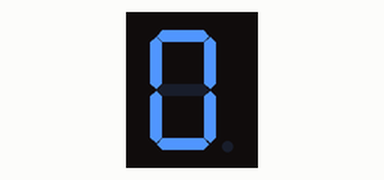
A sketch run on a simulated Arduino Uno, built with avr-gcc and run on an emulated ATmega328P. On the bench: 1-digit seven-segment display. Wiring (inferred from the names in the program): 1-digit 7-segment display, segments lit when HIGH: segments pin 8, pin 7, pin 6, pin 5, pin 4, pin 3, pin 2. The segment pins are drawn as the display they are named for.

Above: at 0.12 s.
At 0.62 s:
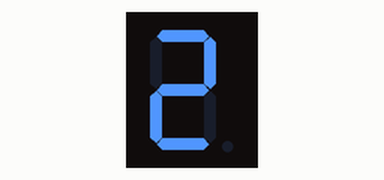
At 1.37 s:
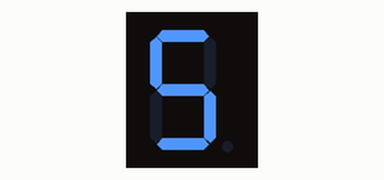
At 2.12 s:
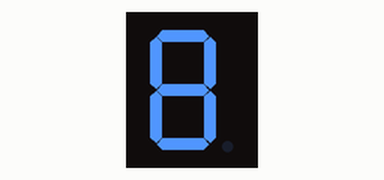
At 2.87 s:
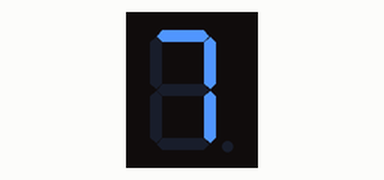

The sketch:

7segmment.ino
```cpp
int seg[] = {8,7,6,5,4,3,2};
int i;
void setup() {
for (i = 0 ; i < 7 ; i++){
  pinMode(seg[i],OUTPUT);
}
}

void loop() {


ziro();
delay(250);PORTD=0;
wahd();
delay(250);PORTD=0;
joj();
delay(250);PORTD=0;
tlata();
delay(250);PORTD=0;
raba();
delay(250);PORTD=0;
khmsa();
delay(250);PORTD=0;
sta();
delay(250);PORTD=0;
sba();
delay(250);PORTD=0;
tmnya();
delay(250);PORTD=0;
tsa();
delay(250);PORTD=0;
}


void ziro(){        //0
  for(i=0;i<6;i++){
    digitalWrite(seg[i],1);
  }
}

void wahd(){        //1
  for(i=1;i<3;i++){
    digitalWrite(seg[i],1);
  }
}

void joj(){       //2
  for(i=0;i<2;i++){
    digitalWrite(seg[i],1);
  }
  for(i=3;i<5;i++){
    digitalWrite(seg[i],1);
  }
  for(i=6;i<7;i++){
  digitalWrite(seg[i],1);
}
}


void tlata(){       //3
  for(i=0;i<4;i++){
    digitalWrite(seg[i],1);
  }
  digitalWrite(seg[6],1);
}
void raba(){        //4
  for(i=1;i<3;i++){
    digitalWrite(seg[i],1);
  }
  for(i=5;i<7;i++){
    digitalWrite(seg[i],1);
  }
}

void khmsa(){       //5
  for(i=2;i<4;i++){
    digitalWrite(seg[i],1);
  }
  for(i=5;i<7;i++){
    digitalWrite(seg[i],1);
  }
    digitalWrite(seg[0],1);
}


void sta(){       //6
    for(i=2;i<7;i++){
    digitalWrite(seg[i],1);
    }
    digitalWrite(seg[0],1);
}

void sba(){       //7
    for(i=0;i<3;i++){
    digitalWrite(seg[i],1);
  }
}

void tmnya(){       //8
    for(i=0;i<7;i++){
    digitalWrite(seg[i],1);
  }
}

void tsa(){       //9
    for(i=0;i<4;i++){
    digitalWrite(seg[i],1);
  }
    for(i=5;i<7;i++){
    digitalWrite(seg[i],1);
  }
}
```

Measured:
- by itself, everything shown: repeats every 2.5 s, in 10 steps
